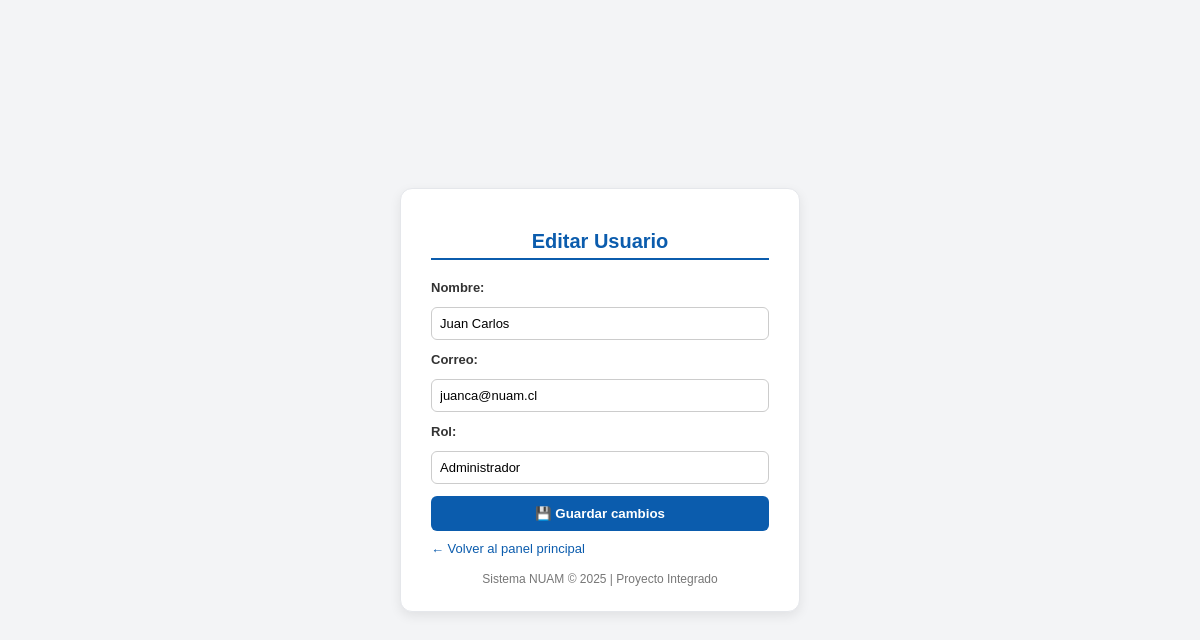
The app's page /usuarios/3/editar/ (signed in), older data.
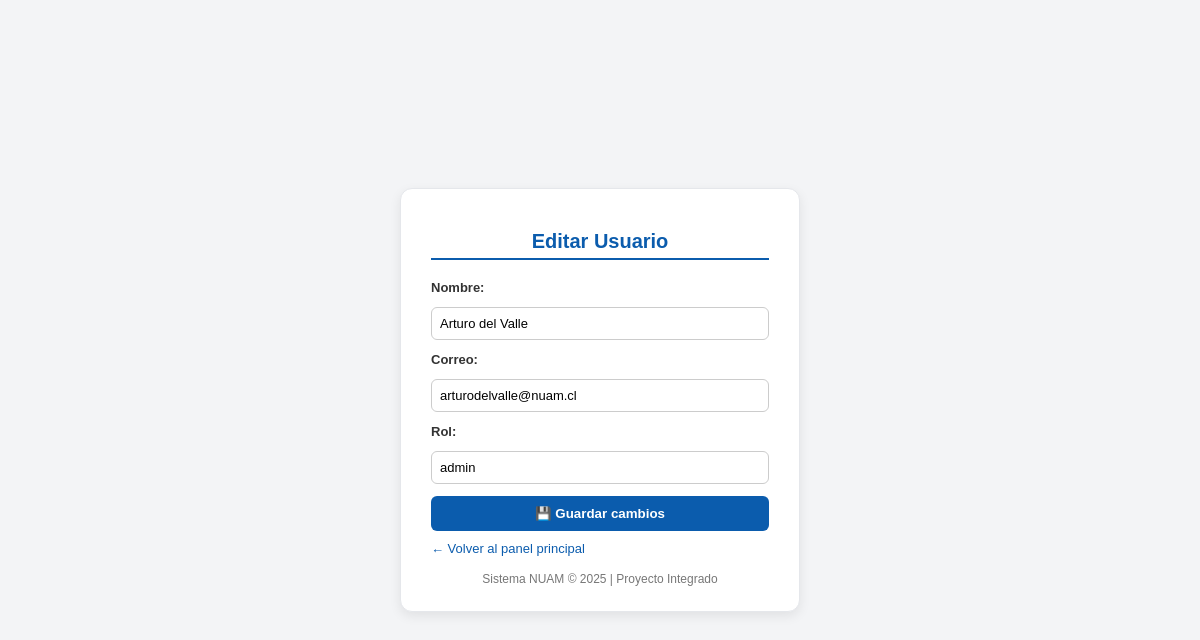
The same page, newer data.
### miApp/models.py (models this page shows, shortened)
class Usuario(models.Model):
    ROL_CHOICES = (
        ('admin', 'Administrador'),
        ('analista', 'Analista'),
    )
    nombre = models.CharField(max_length=100)
    correo = models.EmailField(unique=True)
    rol = models.CharField(max_length=20, choices=ROL_CHOICES, default='analista')
    activo = models.BooleanField(default=True)
    password = models.CharField(max_length=128, blank=True)
    intentos_fallidos = models.PositiveIntegerField(default=0)
    bloqueado = models.BooleanField(default=False)

### miApp/views.py (the view, shortened to what this page needs)
# urls.py: path('usuarios/<int:id>/editar/', editar_usuario, name='editar_usuario'),
@login_required
def editar_usuario(request, id):
    usuario = get_object_or_404(Usuario, id=id)
    es_admin = request.user.is_superuser
    es_mi_usuario = (request.user.email == usuario.correo)
    if not (es_admin or es_mi_usuario):
        messages.error(request, "No tienes permisos para editar este usuario.")
        return redirect('main')
    return render(request, 'editar_usuario.html', {
        'usuario': usuario,
        'es_admin': es_admin,
    })

### miApp/templates/editar_usuario.html (shortened to what this page needs)
<!DOCTYPE html>
<html lang="es">
  <head>
  </head>
  <body>
    <div class="contenedor">
      <h2>Editar Usuario</h2>
      <form method="POST">
        <label for="nombre">Nombre:</label>
        <input
          id="nombre"
          type="text"
          name="nombre"
          value="{{ usuario.nombre }}"
          required
        />
        <label for="correo">Correo:</label>
        <input
          id="correo"
          type="email"
          name="correo"
          value="{{ usuario.correo }}"
          required
        />
        <label for="rol">Rol:</label>
        <input
          id="rol"
          type="text"
          name="rol"
          value="{{ usuario.rol }}"
          placeholder="Ej: analista / administrador"
          required
        />
        <button type="submit">💾 Guardar cambios</button>
      </form>
      <a href="{% url 'main' %}">← Volver al panel principal</a>
      <footer>Sistema NUAM © 2025 | Proyecto Integrado</footer>
    </div>
  </body>
</html>

Row changes from the older to the newer data that the page shows:
changed Usuario: nombre "Juan Carlos" → "Arturo del Valle"; correo "juanca@nuam.cl" → "arturodelvalle@nuam.cl"; rol "Administrador" → "admin"
